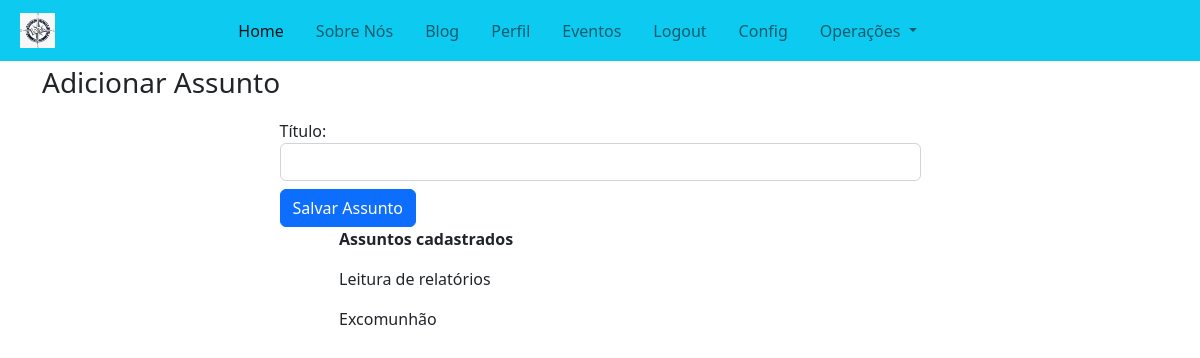
Page /secretarial/meeting/agenda (signed in) on the committed database.
### secretarial/models/meeting_agenda.py (models this page shows)
class MeetingAgendaModel(BaseModel):
    agenda_title = models.CharField(max_length=100)
    class Meta:
        verbose_name = "Assunto de Reunião"
        verbose_name_plural = "Assuntos de Reunião"
    def __str__(self):
        return self.agenda_title

### secretarial/views/agenda_form_view.py (the view)
# urls.py: path("meeting/agenda", AgendaFormView.as_view(), name="agenda-form"),
class AgendaFormView(PermissionRequiredMixin, FormView):
    permission_required = "secretarial.add_meetingminutemodel"
    template_name = 'secretarial/agenda_form.html'
    form_class = MinuteAgendaModelForm
    def get_context_data(self, **kwargs):
        context = super().get_context_data(**kwargs)
        context["agenda_titles"] = MeetingAgendaModel.objects.all()
        return context

### secretarial/forms/agenda_form.py
class MinuteAgendaModelForm(forms.ModelForm):
    class Meta:
        model = MeetingAgendaModel
        fields = ['agenda_title']
        labels = {
            "agenda_title": "Título",
        }
        widgets = {
            "agenda_title": forms.TextInput(
                attrs={
                    "class": "form-control",
                }
            ),
        }

### core/core_context_processor.py (called while the page is built)
def context_user_data(request):
    file_path = find("json/church_info.json")
    church_info = {}
    try:
        with open(file_path, "r") as file:
            church_info = json.load(file)
    except FileNotFoundError:
        print("Erro: File not found")
    if request.user.is_authenticated:
        user = CustomUser.objects.get(pk=request.user.id)
        return {
            "user": user,
            "church_info": church_info,
        }
    else:
        return {"church_info": church_info}

### secretarial/templates/secretarial/agenda_form.html (shortened to what this page needs)
{% extends 'core/base.html' %} {% block content %}
{% load static %}
<div class="container">
  <div class="col-12">
    <div class="row justify-content-center">
      <p class="fs-3">Adicionar Assunto</p>
      <div class="col-7">
        <form action="{% url 'secretarial:agenda-create' %}" method="POST">
          {{form.media}} {{form}}
          <input type="submit" value="Salvar Assunto" class="btn btn-primary mt-2" />
        </form>
          </div>
      </div>
      <div class="row justify-content-center">
        <div class="col-6">
          <div class="container">
            <p class="fw-bold">Assuntos cadastrados</p>
          {% for at in agenda_titles %}
          <p>{{at}}</p>
          {% endfor %}
          </div>
        </div>
      </div>
    </div>
  </div>
{% endblock %}

### rows in the picture
MeetingAgendaModel: agenda_title "Leitura de relatórios"
MeetingAgendaModel: agenda_title "Excomunhão"
